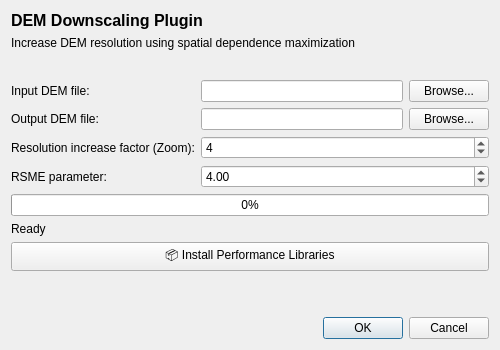
<?xml version="1.0" encoding="UTF-8"?>
<ui version="4.0">
 <class>MyQGISPluginDialogBase</class>
 <widget class="QDialog" name="MyQGISPluginDialogBase">
  <property name="geometry">
   <rect>
    <x>0</x>
    <y>0</y>
    <width>500</width>
    <height>350</height>
   </rect>
  </property>
  <property name="windowTitle">
   <string>DEM Downscaling - Increase DEM Resolution</string>
  </property>
  <layout class="QVBoxLayout" name="verticalLayout">
   <item>
    <widget class="QLabel" name="label_title">
     <property name="font">
      <font>
       <pointsize>12</pointsize>
       <weight>75</weight>
       <bold>true</bold>
      </font>
     </property>
     <property name="text">
      <string>DEM Downscaling Plugin</string>
     </property>
    </widget>
   </item>
   <item>
    <widget class="QLabel" name="label_description">
     <property name="text">
      <string>Increase DEM resolution using spatial dependence maximization</string>
     </property>
    </widget>
   </item>
   <item>
    <spacer name="verticalSpacer_2">
     <property name="orientation">
      <enum>Qt::Vertical</enum>
     </property>
     <property name="sizeHint" stdset="0">
      <size>
       <width>20</width>
       <height>10</height>
      </size>
     </property>
    </spacer>
   </item>
   <item>
    <layout class="QFormLayout" name="formLayout">
     <item row="0" column="0">
      <widget class="QLabel" name="label_input">
       <property name="text">
        <string>Input DEM file:</string>
       </property>
      </widget>
     </item>
     <item row="0" column="1">
      <layout class="QHBoxLayout" name="horizontalLayout_input">
       <item>
        <widget class="QLineEdit" name="mInputFile">
         <property name="readOnly">
          <bool>true</bool>
         </property>
        </widget>
       </item>
       <item>
        <widget class="QPushButton" name="btnBrowseInput">
         <property name="text">
          <string>Browse...</string>
         </property>
        </widget>
       </item>
      </layout>
     </item>
     <item row="1" column="0">
      <widget class="QLabel" name="label_output">
       <property name="text">
        <string>Output DEM file:</string>
       </property>
      </widget>
     </item>
     <item row="1" column="1">
      <layout class="QHBoxLayout" name="horizontalLayout_output">
       <item>
        <widget class="QLineEdit" name="mOutputFile">
         <property name="readOnly">
          <bool>true</bool>
         </property>
        </widget>
       </item>
       <item>
        <widget class="QPushButton" name="btnBrowseOutput">
         <property name="text">
          <string>Browse...</string>
         </property>
        </widget>
       </item>
      </layout>
     </item>
     <item row="2" column="0">
      <widget class="QLabel" name="label_zoom">
       <property name="text">
        <string>Resolution increase factor (Zoom):</string>
       </property>
      </widget>
     </item>
     <item row="2" column="1">
      <widget class="QSpinBox" name="mZoomFactor">
       <property name="minimum">
        <number>2</number>
       </property>
       <property name="maximum">
        <number>10</number>
       </property>
       <property name="value">
        <number>4</number>
       </property>
      </widget>
     </item>
     <item row="3" column="0">
      <widget class="QLabel" name="label_rsme">
       <property name="text">
        <string>RSME parameter:</string>
       </property>
      </widget>
     </item>
     <item row="3" column="1">
      <widget class="QDoubleSpinBox" name="mRsme">
       <property name="decimals">
        <number>2</number>
       </property>
       <property name="minimum">
        <double>0.010000000000000</double>
       </property>
       <property name="maximum">
        <double>100.000000000000000</double>
       </property>
       <property name="singleStep">
        <double>1.000000000000000</double>
       </property>
       <property name="value">
        <double>4.000000000000000</double>
       </property>
      </widget>
     </item>
    </layout>
   </item>
   <item>
    <widget class="QProgressBar" name="progressBar">
     <property name="value">
      <number>0</number>
     </property>
    </widget>
   </item>
   <item>
    <widget class="QLabel" name="label_status">
     <property name="text">
      <string>Ready</string>
     </property>
    </widget>
   </item>
   <item>
    <widget class="QPushButton" name="btnInstallLibraries">
     <property name="text">
      <string>📦 Install Performance Libraries</string>
     </property>
     <property name="toolTip">
      <string>Show instructions to install SciPy (CPU) and CuPy (GPU) for better performance</string>
     </property>
    </widget>
   </item>
   <item>
    <spacer name="verticalSpacer">
     <property name="orientation">
      <enum>Qt::Vertical</enum>
     </property>
     <property name="sizeHint" stdset="0">
      <size>
       <width>20</width>
       <height>40</height>
      </size>
     </property>
    </spacer>
   </item>
   <item>
    <widget class="QDialogButtonBox" name="button_box">
     <property name="orientation">
      <enum>Qt::Horizontal</enum>
     </property>
     <property name="standardButtons">
      <set>QDialogButtonBox::Cancel|QDialogButtonBox::Ok</set>
     </property>
    </widget>
   </item>
  </layout>
 </widget>
 <resources/>
 <connections>
  <connection>
   <sender>button_box</sender>
   <signal>accepted()</signal>
   <receiver>MyQGISPluginDialogBase</receiver>
   <slot>accept()</slot>
   <hints>
    <hint type="sourcelabel">
     <x>248</x>
     <y>254</y>
    </hint>
    <hint type="destinationlabel">
     <x>157</x>
     <y>274</y>
    </hint>
   </hints>
  </connection>
  <connection>
   <sender>button_box</sender>
   <signal>rejected()</signal>
   <receiver>MyQGISPluginDialogBase</receiver>
   <slot>reject()</slot>
   <hints>
    <hint type="sourcelabel">
     <x>316</x>
     <y>260</y>
    </hint>
    <hint type="destinationlabel">
     <x>286</x>
     <y>274</y>
    </hint>
   </hints>
  </connection>
 </connections>
</ui>
